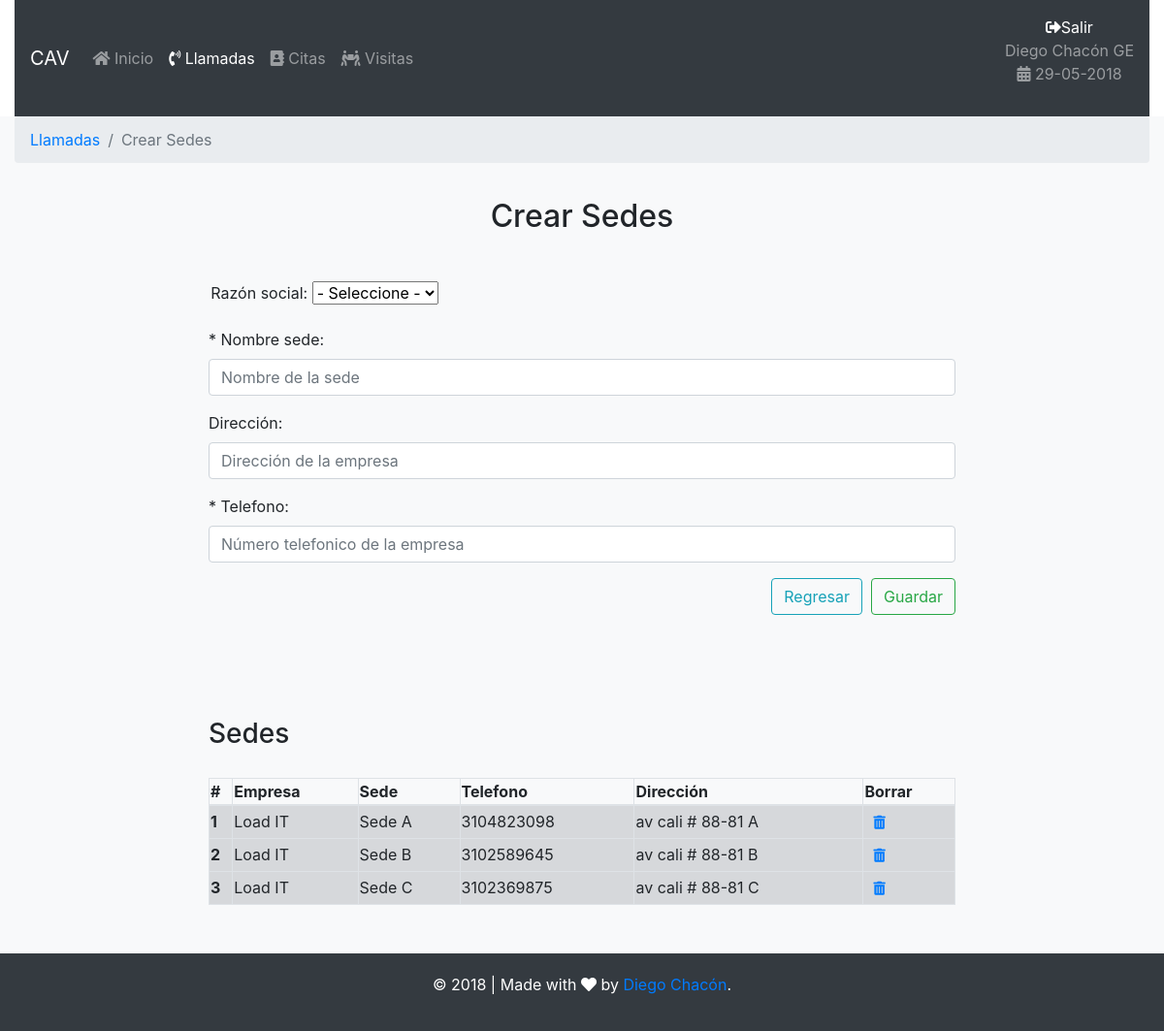
Screenshot of /sede.php (signed in) with the database file from the repository.
### tables this page shows
CREATE TABLE IF NOT EXISTS `sede` (
  `id` INT NOT NULL AUTO_INCREMENT COMMENT '',
  `company_id` INT NOT NULL COMMENT '',
  `name` VARCHAR(150) NULL COMMENT '',
  `phone` TINYTEXT NULL COMMENT '',
  `address` VARCHAR(150) NULL COMMENT '',
  `date_sys` DATETIME NULL COMMENT '',
  `state` TINYINT(1) NULL COMMENT '',
  PRIMARY KEY (`id`)  COMMENT '',
  INDEX `fk_sede_company1_idx` (`company_id` ASC)  COMMENT '',
  CONSTRAINT `fk_sede_company1`
    FOREIGN KEY (`company_id`)
    REFERENCES `company` (`id`)
    ON DELETE NO ACTION
    ON UPDATE NO ACTION);

CREATE TABLE IF NOT EXISTS `company` (
  `id` INT NOT NULL AUTO_INCREMENT COMMENT '',
  `user_id` INT NOT NULL COMMENT '',
  `name` VARCHAR(150) NOT NULL COMMENT '',
  `document_type_id` INT NOT NULL COMMENT '',
  `document` INT NOT NULL COMMENT '',
  `dv` TINYINT(10) NULL COMMENT '',
  `address` VARCHAR(100) NULL COMMENT '',
  `city_id` INT NOT NULL COMMENT '',
  `phone` TINYTEXT NOT NULL COMMENT '',
  `date_sys` DATETIME NULL COMMENT '',
  `state` TINYINT(1) NULL COMMENT '',
  PRIMARY KEY (`id`)  COMMENT '',
  INDEX `fk_company_city1_idx` (`city_id` ASC)  COMMENT '',
  INDEX `fk_company_document_type1_idx` (`document_type_id` ASC)  COMMENT '',
  INDEX `fk_company_user1_idx` (`user_id` ASC)  COMMENT '',
  CONSTRAINT `fk_company_city1`
    FOREIGN KEY (`city_id`)
    REFERENCES `city` (`id`)
    ON DELETE NO ACTION
    ON UPDATE NO ACTION,
  CONSTRAINT `fk_company_document_type1`
    FOREIGN KEY (`document_type_id`)
    REFERENCES `document_type` (`id`)
    ON DELETE NO ACTION
    ON UPDATE NO ACTION,
  CONSTRAINT `fk_company_user1`
    FOREIGN KEY (`user_id`)
    REFERENCES `user` (`id`)
    ON DELETE NO ACTION
    ON UPDATE NO ACTION);

### lib/conn/session.php (called while the page is built, shortened)
<?php
if (isset($_SESSION['usuario'])){
	$nombre = $_SESSION['usuario']['name'];
	$apellido = $_SESSION['usuario']['lastname'];
	$profileid = $_SESSION['usuario']['profile_id'];
	if ($profileid==1) {
		$cargo = "GE";
	}else if ($profileid==2) {
		$cargo = "GC";
	}else if ($profileid==3) {
		$cargo = "VE";
	}else if ($profileid==4) {
		$cargo = "SC";
	}
}else{
	header("location:index");
}
?>

### lib/SedeCreate.php (called while the page is built, shortened)
<?php
class SedeCreate
{
	function ReadCompany($conn, $idUsuar){
		$DataCompany = array();
		try{
			$sql = "SELECT id, name FROM company WHERE state = 1 AND user_id = $idUsuar;";
			$r = mysqli_query($conn, $sql);
		}catch(Exception $e){
			return $e;
		}
		while($row = mysqli_fetch_assoc($r)){
			array_push($DataCompany, $row);
			}
		return $DataCompany;
	}
	function ReadSede($conn, $idUsuar){
		$sql = "
		SELECT sede.id, company.name as company, sede.name as sede, sede.phone, sede.address
			FROM sede, company
			WHERE sede.company_id = company.id
			AND company.user_id = $idUsuar
			AND sede.state = 1;";
		$r = mysqli_query($conn, $sql);
		$sedes = array();
		while($row = mysqli_fetch_assoc($r)){
			array_push($sedes, $row);
		}
		return $sedes;
	}
}
 ?>

### sede.php (the view, shortened to what this page needs)
<?php
	require 'lib/conn/session.php';
	require 'lib/conn/conn.php';
	require 'lib/SedeCreate.php';
	$consult = new SedeCreate();
	$idUsuar = $_SESSION['usuario']['id'];
?>
<!DOCTYPE html>
<html lang="en">
<head>
    <link rel="stylesheet" href="https://use.fontawesome.com/releases/v5.0.9/css/all.css">
	<link rel="stylesheet" href="https://stackpath.bootstrapcdn.com/bootstrap/4.1.1/css/bootstrap.min.css">
	<link rel="stylesheet" type="text/css" href="css/style.css"/>
</head>
<body>
	<section class="container-fluid">
		<nav class="navbar navbar-expand-lg navbar-dark bg-dark">
		  <a class="navbar-brand" href="#">CAV</a>
		  <div class="collapse navbar-collapse text-center" id="navbarText">
		    <ul class="navbar-nav mr-auto">
		      <li class="nav-item">
		        <a class="nav-link" href="home"><i class="fas fa-home"></i> Inicio <span class="sr-only">(current)</span></a>
		      </li>
		      <li class="nav-item active">
		        <a class="nav-link" href="calls"><i class="fas fa-phone-volume"></i> Llamadas</a>
		      </li>
		      <li class="nav-item">
		        <a class="nav-link" href="#"><i class="fas fa-address-book"></i> Citas</a>
		      </li>
		      <li class="nav-item">
		        <a class="nav-link" href="#"><i class="fas fa-people-carry"></i> Visitas</a>
		      </li>
		    </ul>
		    <span class="navbar-text">
		      <?php
		      $datesys = date("d-m-Y");
		      print '<a href="lib/logout.php"><i class="fas fa-sign-out-alt"></i>Salir</a><p>'.$nombre." ".$apellido.' '.$cargo.' <br><i class="fas fa-calendar-alt"></i> '.$datesys. '</p>'?>
		    </span>
		  </div>
		</nav>
	</section>
	<section class="container-fluid bg-light">
		<?php include 'html/breadcrumbSede.php'; ?>
		<div class="wrap-footer text-center">
			<h2>Crear Sedes</h2>
		</div>
	</section>
	<section class="container-fluid bg-light">
		<div class="wrap-footer">
			<div class="row">
				<div class="col-md-8 offset-md-2">
					<form action="sede" method="POST" enctype="multipart/form-data">
						<div class="row">
							<div class="col-2 col-sm-4">
							    <div class="form-group text-right">
									<label for="razonsocial">Razón social:</label>
									<select id="razonsocial" name="razonsocial">
										<option value="0">- Seleccione -</option>
										<?php
										$DataCompany = $consult->ReadCompany($conn, $idUsuar);
										?>
									</select>
								</div>
						  	</div>
						</div>
						<div class="form-group text-left">
							<label for="name">* Nombre sede:</label>
							<input type="text" name="name" id="name" class="form-control" required placeholder="Nombre de la sede"></input>
						</div>
						<div class="form-group text-left">
							<label for="direction">Dirección:</label>
							<input type="text" name="direction" id="direction" class="form-control" placeholder="Dirección de la empresa"></input>
						</div>
						<div class="form-group text-left">
							<label for="phone">* Telefono:</label>
							<input type="number" name="phone" id="phone" class="form-control" required placeholder="Número telefonico de la empresa"></input>
						</div>
						<div class="form-group text-right">
							<input type="button" name="back" value="Regresar" class="btn btn-outline-info" id="back" />
							<input type="submit" name="enviar" value="Guardar" class="btn btn-outline-success" />
						</div>
					</form>
				</div>
			</div>
		</div>
	</section>
	<section class="container-fluid bg-light">
		<div class="wrap">
			<div class="row">
				<div class="col-md-8 offset-md-2">
					<div class="wrap-footer text-left">
						<h3>Sedes</h3>
					</div>
					<table class="table-responsive-lg table-hover table-striped table-bordered" width='100%'>
						<thead>
							<tr>
								<th scope="col">#</th>
								<th scope="col">Empresa</th>
								<th scope="col">Sede</th>
								<th scope="col">Telefono</th>
								<th scope="col">Dirección</th>
								<th scope="col">Borrar</th>
							</tr>
						</thead>
						<tbody>
							<?php
								$sedes = $consult->ReadSede($conn, $idUsuar);
								for ($i=0; $i < count($sedes) ; $i++) {
									$row = $i+1;
									print '<tr class="table-secondary">';
									print '<th scope="row"">'.$row.'</th>';
									print '<td>'.$sedes[$i]["company"].'</td>';
									print '<td>'.$sedes[$i]["sede"].'</td>';
									print '<td>'.$sedes[$i]["phone"].'</td>';
									print '<td>'.$sedes[$i]["address"].'</td>';
									print '<td><a class="btn btn-outline-link btn-sm" href="company.php?m=D&id='.$sedes[$i]["id"].'"><i class="fas fa-trash-alt"></i></a></td>';
									print '</tr>';
								}
							?>
						</tbody>
					</table>
				</div>
			</div>
		</div>
	</section>
	<?php require 'html/footer.php'; ?>
</body>
</html>

### html/breadcrumbSede.php
<nav aria-label="breadcrumb">
  <ol class="breadcrumb">
    <li class="breadcrumb-item"><a href="calls.php?m=C">Llamadas</a></li>
    <li class="breadcrumb-item active" aria-current="page">Crear Sedes</li>
  </ol>
</nav>

### html/footer.php
<footer class="container-fluid text-center wrap-footer bg-dark text-white fixed-booton">
	<p>&copy; 2018 | Made with <i class="fa fa-heart"></i> by <a href="http://freelancediego.website/" target="_blank">Diego Chacón</a>.</p>
</footer>

### css/style.css (style rules this page uses)
body { padding-top: 0px; }
.text-center { text-align: center; }
.wrap { padding-top: 50px; padding-bottom: 50px; }
.wrap-footer { padding-top: 20px; padding-bottom: 20px; }

### rows the page displays
sede: row "1", company.name "Load IT", name "Sede A", phone "3104823098", address "av cali # 88-81 A"
sede: row "2", company.name "Load IT", name "Sede B", phone "3102589645", address "av cali # 88-81 B"
sede: row "3", company.name "Load IT", name "Sede C", phone "3102369875", address "av cali # 88-81 C"

### other values shown
$nombre "Diego"
$apellido "Chacón"
$cargo "GE"
